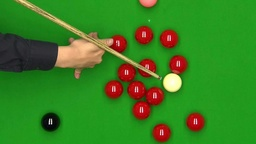
#> input picture visual_studio/computer_vision_1/computer_vision_1/snooker_2.jpg, 256 x 144 px, shrunk from 976 x 548 before the run
$ python computer_vision_1.py
#> lines starting #> are read from the running program, lines starting #| are printed output that depends on the picture; after the words box and inside, x2 and y2 are one past the last pixel; in counts of white or black regions, pixels touching at a corner belong together
import numpy
import cv2
import time
import Tkinter
import Image, ImageTk

x = 100
y = 100
lv_width = 0
lv_hight = 0
lv_blurring = 0
blurring_cycles = 1

# [7 lines of commented-out code are left out]

image = cv2.imread("snooker_2.jpg")  # Load Image from File
#> image is the input picture: shape (144, 256, 3); mean B, G, R 33.9, 129.6, 55.3
#image = cv2img
image_width = numpy.size(image, 1)  # Get image width via matrix size
#> image_width = 256
image_hight = numpy.size(image, 0)  # Get image hight via matrix size
#> image_hight = 144
greyscale_image = numpy.zeros((image_hight, image_width, 1), numpy.uint8)
blurring_image = numpy.zeros((image_hight, image_width, 1), numpy.uint8)
blurring_image_temp = numpy.zeros((image_hight, image_width, 1), numpy.uint8)
blurring_filter = numpy.uint8(0)
edge_image_x = numpy.zeros((image_hight, image_width, 1), numpy.uint8)
edge_image_y = numpy.zeros((image_hight, image_width, 1), numpy.uint8)
edge_image = numpy.zeros((image_hight, image_width, 1), numpy.uint8)
edge_filter = numpy.uint8(0)
binary_image = numpy.zeros((image_hight, image_width, 1), numpy.uint8)
binary_black = numpy.uint8(0)
binary_white = numpy.uint8(255)

# original image ==> greyscale image
while lv_hight < image_hight:   # loop to run through y-coordinates
    lv_width = 0
    while lv_width < image_width:   # loop to run through x-coordinates
        r = 0
        g = 0
        b = 0
        greyscale = 0
        (b,g,r) = image[lv_hight, lv_width] # get colour values for each pixel
        greyscale = int((0.3*r + 0.59*g + 0.11*b) / 3)  # calculate gray shade for each pixel
        greyscale_image[lv_hight, lv_width] = greyscale # write gray shade to greyscale_image
        lv_width = lv_width + 1 # increment x-value
    lv_hight = lv_hight + 1 # increment y-value
#> this loop made 144 passes
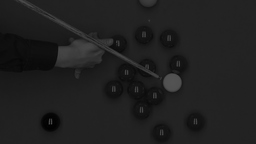
#> greyscale_image: shape (144, 256, 1); min 0, max 83, mean 31.8
#> after the loop, lv_hight = 144

# greyscale image ==> blurring image
lv_width = 1    # Pixel offset
lv_hight = 1    # Pixel offset
blurring_image_temp = greyscale_image   # temp image you need if you want to run more then one time
while lv_blurring < blurring_cycles:    # loop if you want to run more then one times
    while lv_hight < image_hight -1:    # loop to run through y-coordinates
        lv_width = 1
        while lv_width < image_width -1:    # loop to run through x-coordinates
            blurring_filter = 0 # blurring temp value
            blurring_filter = blurring_filter + 0.075 * blurring_image_temp[lv_hight -1, lv_width -1]   # filter matrix
            blurring_filter = blurring_filter + 0.125 * blurring_image_temp[lv_hight -1, lv_width +0]
            blurring_filter = blurring_filter + 0.075 * blurring_image_temp[lv_hight -1, lv_width +1]
            blurring_filter = blurring_filter + 0.125 * blurring_image_temp[lv_hight +0, lv_width -1]
            blurring_filter = blurring_filter + 0.200 * blurring_image_temp[lv_hight +0, lv_width +0]
            blurring_filter = blurring_filter + 0.125 * blurring_image_temp[lv_hight +0, lv_width +1]
            blurring_filter = blurring_filter + 0.075 * blurring_image_temp[lv_hight +1, lv_width -1]
            blurring_filter = blurring_filter + 0.125 * blurring_image_temp[lv_hight +1, lv_width +0]
            blurring_filter = blurring_filter + 0.075 * blurring_image_temp[lv_hight +1, lv_width +1]
            blurring_image[lv_hight, lv_width] = blurring_filter    # write blurring value to blurring_image
            lv_width = lv_width + 1 # increment x-value
        lv_hight = lv_hight + 1 # increment y-value
    blurring_image_temp = blurring_image    # save finished image to temp for next loop
    lv_blurring = lv_blurring + 1   # increment loop counter
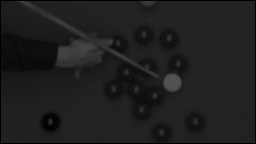
#> blurring_image: shape (144, 256, 1); min 0, max 83, mean 30.7
#> after the loop, lv_blurring = 1; lv_hight = 143

# edge detection
lv_width = 1
lv_hight = 1
# x direction
while lv_hight < image_hight -1:    # loop to run through y-coordinates
    lv_width = 1
    while lv_width < image_width -1:    # loop to run through x-coordinates
        edge_filter = 0
        edge_filter = edge_filter + (-1) * blurring_image[lv_hight -1, lv_width -1] # filter matrix
        edge_filter = edge_filter + (+0) * blurring_image[lv_hight -1, lv_width +0]
        edge_filter = edge_filter + (+1) * blurring_image[lv_hight -1, lv_width +1]
        edge_filter = edge_filter + (-2) * blurring_image[lv_hight +0, lv_width -1]
        edge_filter = edge_filter + (+0) * blurring_image[lv_hight +0, lv_width +0]
        edge_filter = edge_filter + (+2) * blurring_image[lv_hight +0, lv_width +1]
        edge_filter = edge_filter + (-1) * blurring_image[lv_hight +1, lv_width -1]
        edge_filter = edge_filter + (+0) * blurring_image[lv_hight +1, lv_width +0]
        edge_filter = edge_filter + (+1) * blurring_image[lv_hight +1, lv_width +1]
        edge_image_x[lv_hight, lv_width] = edge_filter  # write value to matrix
        lv_width = lv_width + 1 # increment x-value
    lv_hight = lv_hight + 1 # increment y-value
#> this loop made 142 passes
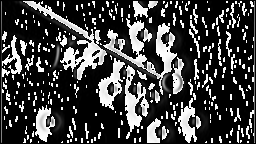
#> edge_image_x: shape (144, 256, 1); min 0, max 255, mean 66.6
#> after the loop, lv_hight = 143
lv_width = 1
lv_hight = 1
# y direction
while lv_hight < image_hight -1:    # loop to run through y-coordinates
    lv_width = 1
    while lv_width < image_width -1:    # loop to run through x-coordinates
        edge_filter = 0
        edge_filter = edge_filter + (-1) * blurring_image[lv_hight -1, lv_width -1] # filter matrix
        edge_filter = edge_filter + (-2) * blurring_image[lv_hight -1, lv_width +0]
        edge_filter = edge_filter + (-1) * blurring_image[lv_hight -1, lv_width +1]
        edge_filter = edge_filter + (+0) * blurring_image[lv_hight +0, lv_width -1]
        edge_filter = edge_filter + (+0) * blurring_image[lv_hight +0, lv_width +0]
        edge_filter = edge_filter + (+0) * blurring_image[lv_hight +0, lv_width +1]
        edge_filter = edge_filter + (+1) * blurring_image[lv_hight +1, lv_width -1]
        edge_filter = edge_filter + (+2) * blurring_image[lv_hight +1, lv_width +0]
        edge_filter = edge_filter + (+1) * blurring_image[lv_hight +1, lv_width +1]
        edge_image_y[lv_hight, lv_width] = edge_filter  # write value to matrix
        lv_width = lv_width + 1 # increment x-value
    lv_hight = lv_hight + 1 # increment y-value
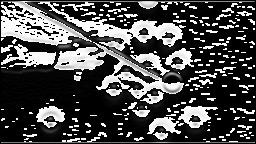
#> edge_image_y: shape (144, 256, 1); min 0, max 255, mean 77.3
#> after the loop, lv_hight = 143
lv_width = 1
lv_hight = 1
#  combining x and y image
while lv_hight < image_hight -1:    # loop to run through y-coordinates
    lv_width = 1
    while lv_width < image_width -1:    # loop to run through x-coordinates
        edge_filter = 0
        edge_filter = numpy.sqrt(numpy.square(edge_image_x[lv_hight, lv_width]) + numpy.square(edge_image_y[lv_hight, lv_width]))
        edge_image[lv_hight, lv_width] = edge_filter    # write value to matrix in
        lv_width = lv_width + 1 # increment x-value
    lv_hight = lv_hight + 1 # increment y-value
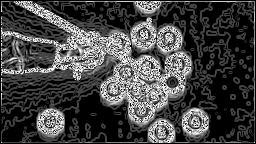
#> edge_image: shape (144, 256, 1); min 0, max 15, mean 4.05; drawn with min black and max white
#> after the loop, lv_hight = 143

lv_width = 1
lv_hight = 1
# edge image ==> binary image
while lv_hight < image_hight -1:    # loop to run through y-coordinates
    lv_width = 1
    while lv_width < image_width -1:    # loop to run through x-coordinates
        if edge_image[lv_hight, lv_width] < 10: # threshold
            binary_image[lv_hight, lv_width] = binary_black
        else:
            binary_image[lv_hight, lv_width] = binary_white
        lv_width = lv_width + 1 # increment x-value
    lv_hight = lv_hight + 1 # increment y-value
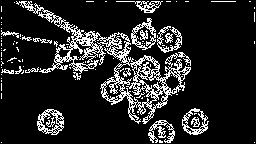
#> binary_image: shape (144, 256, 1); 14.9% white in thin lines or dots
#> after the loop, lv_hight = 143

# hough cirlce transformation
circles = cv2.HoughCircles(binary_image, cv2.HOUGH_GRADIENT, 1, 40, param1=50, param2=25, minRadius=25, maxRadius=55) # 25, 55
#> circles = [[163.5, 89.5, 37.8]]
circles = numpy.uint16(numpy.around(circles))
#> circles = [[164, 90, 38]]

for i in circles[0,:]:
        cv2.circle(image, (i[0], i[1]), i[2], (0,255,0), 2) # outer circle, green
        cv2.circle(image, (i[0], i[1]), 2, (0,0,255), 3)    # center point, red
#> this loop made 1 pass
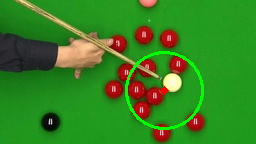
#> image: shape (144, 256, 3); 2.04% of pixels changed, all inside (x1, y1, x2, y2) = (125, 51, 204, 130)


cv2.imshow("original_image", image)
cv2.imshow("greyscale_image", greyscale_image)
cv2.imshow("blurring_image", blurring_image)
cv2.imshow("edge_image", edge_image)
cv2.imshow("binary_image", binary_image)
cv2.waitKey(0)
